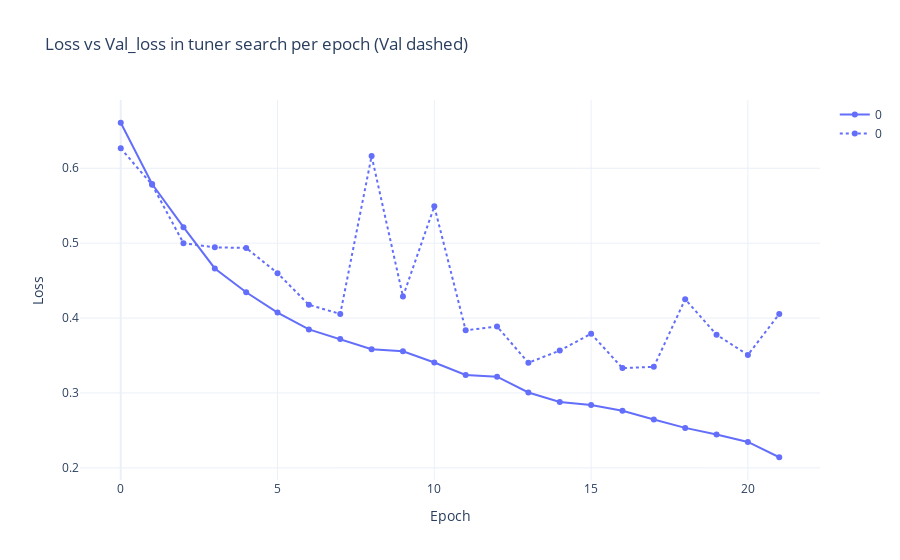
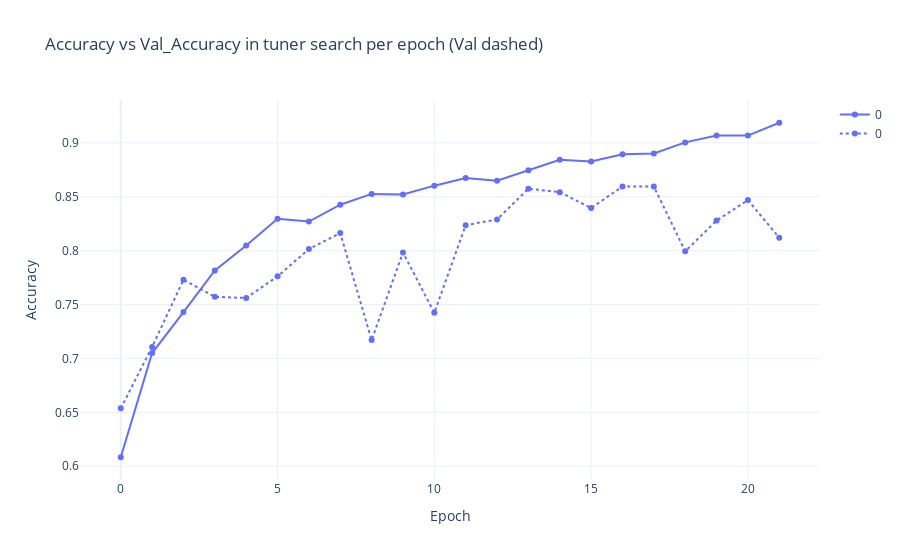

Notebook source saved alongside these figures, in order:
### Code cell
from utils.data_processing import make_loss_graphs, make_loss_accuracy_graphs, add_tuner_iteration_to_data
import pandas

csv = pandas.read_csv(f"hand-tailored-cnn-dropout-deeper.log")
add_tuner_iteration_to_data(csv)

loss_graph = make_loss_graphs(csv)
acc_graph = make_loss_accuracy_graphs(csv)

loss_graph.update_layout(title="Loss vs Val_loss in tuner search per epoch (Val dashed)").show()
acc_graph.update_layout(title="Accuracy vs Val_Accuracy in tuner search per epoch (Val dashed)").show()

### Figure 1 — Plotly figure (JSON) as saved in the notebook; plotly's stock layout.template omitted (floating-point values rounded to 4 significant figures)
{"data": [{"hovertemplate": "tuner_iteration=0<br>variable=loss<br>epoch=%{x}<br>value=%{y}<extra></extra>", "legendgroup": "0", "line": {"color": "#636efa", "dash": "solid"}, "marker": {"symbol": "circle"}, "mode": "lines+markers", "name": "0", "orientation": "v", "showlegend": true, "x": [0, 1, 2, 3, 4, 5, 6, 7, 8, 9, 10, 11, 12, 13, 14, 15, 16, 17, 18, 19, 20, 21], "xaxis": "x", "y": [0.6608, 0.5789, 0.5214, 0.4662, 0.4345, 0.4074, 0.3848, 0.3721, 0.3584, 0.3557, 0.3407, 0.324, 0.3218, 0.3006, 0.2879, 0.2841, 0.2762, 0.2646, 0.2533, 0.2446, 0.2346, 0.2142], "yaxis": "y", "type": "scatter"}, {"hovertemplate": "tuner_iteration=0<br>variable=val_loss<br>epoch=%{x}<br>value=%{y}<extra></extra>", "legendgroup": "0", "line": {"color": "#636efa", "dash": "dot"}, "marker": {"symbol": "circle"}, "mode": "lines+markers", "name": "0", "orientation": "v", "showlegend": true, "x": [0, 1, 2, 3, 4, 5, 6, 7, 8, 9, 10, 11, 12, 13, 14, 15, 16, 17, 18, 19, 20, 21], "xaxis": "x", "y": [0.6266, 0.5779, 0.4999, 0.4944, 0.4936, 0.4599, 0.4177, 0.4055, 0.6163, 0.4287, 0.5492, 0.3837, 0.3887, 0.3403, 0.3565, 0.3791, 0.3332, 0.3349, 0.4251, 0.3778, 0.3508, 0.4054], "yaxis": "y", "type": "scatter"}], "layout": {"xaxis": {"title": {"text": "Epoch"}}, "yaxis": {"title": {"text": "Loss"}}, "title": {"text": "Loss vs Val_loss in tuner search per epoch (Val dashed)"}}}

### Figure 2 — Plotly figure (JSON) as saved in the notebook; plotly's stock layout.template omitted (floating-point values rounded to 4 significant figures)
{"data": [{"hovertemplate": "tuner_iteration=0<br>variable=accuracy<br>epoch=%{x}<br>value=%{y}<extra></extra>", "legendgroup": "0", "line": {"color": "#636efa", "dash": "solid"}, "marker": {"symbol": "circle"}, "mode": "lines+markers", "name": "0", "orientation": "v", "showlegend": true, "x": [0, 1, 2, 3, 4, 5, 6, 7, 8, 9, 10, 11, 12, 13, 14, 15, 16, 17, 18, 19, 20, 21], "xaxis": "x", "y": [0.6083, 0.705, 0.743, 0.7816, 0.8048, 0.8296, 0.827, 0.8426, 0.8526, 0.8521, 0.8603, 0.8674, 0.8648, 0.8745, 0.8843, 0.8827, 0.8893, 0.8901, 0.9004, 0.9068, 0.9068, 0.9186], "yaxis": "y", "type": "scatter"}, {"hovertemplate": "tuner_iteration=0<br>variable=val_accuracy<br>epoch=%{x}<br>value=%{y}<extra></extra>", "legendgroup": "0", "line": {"color": "#636efa", "dash": "dot"}, "marker": {"symbol": "circle"}, "mode": "lines+markers", "name": "0", "orientation": "v", "showlegend": true, "x": [0, 1, 2, 3, 4, 5, 6, 7, 8, 9, 10, 11, 12, 13, 14, 15, 16, 17, 18, 19, 20, 21], "xaxis": "x", "y": [0.6536, 0.7107, 0.773, 0.7571, 0.7561, 0.7761, 0.8015, 0.8163, 0.717, 0.7983, 0.7423, 0.8237, 0.8289, 0.8574, 0.8543, 0.8395, 0.8596, 0.8596, 0.7994, 0.8279, 0.8469, 0.812], "yaxis": "y", "type": "scatter"}], "layout": {"xaxis": {"title": {"text": "Epoch"}}, "yaxis": {"title": {"text": "Accuracy"}}, "title": {"text": "Accuracy vs Val_Accuracy in tuner search per epoch (Val dashed)"}}}
